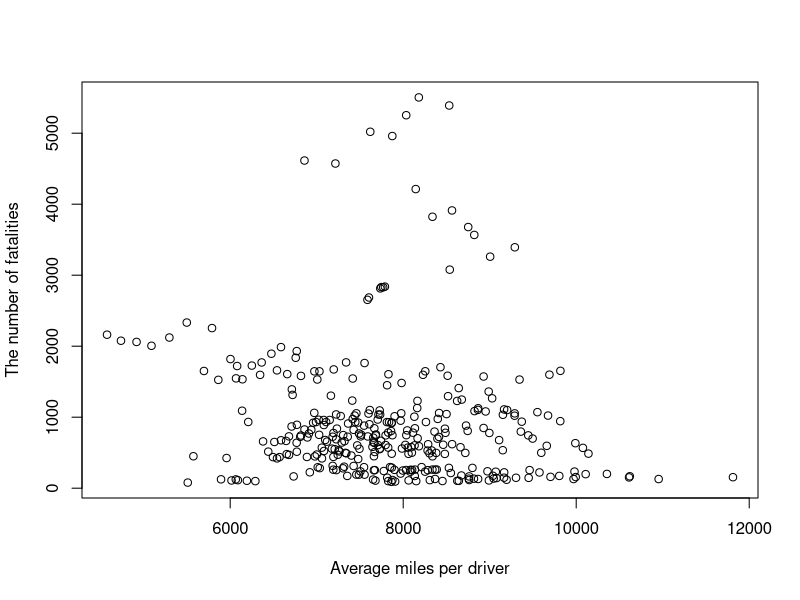
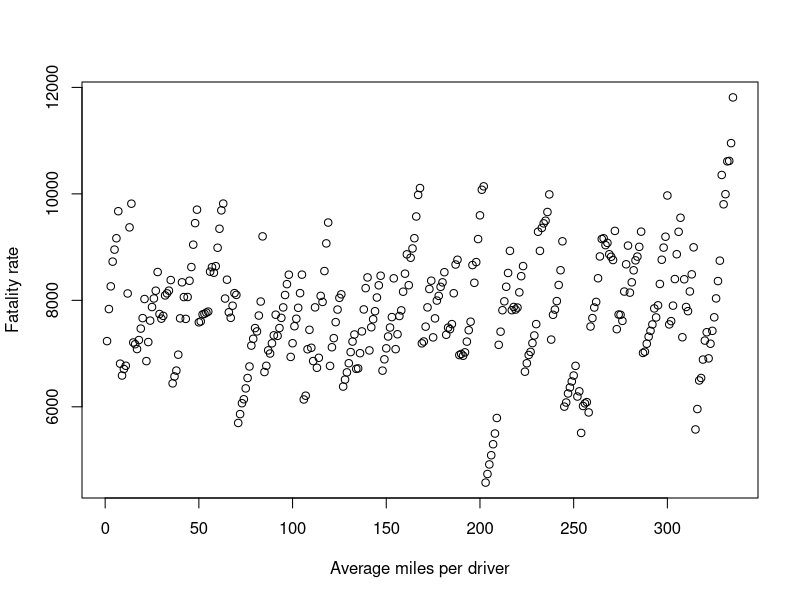

Write R code to recreate these figures, in order.
## ---- chunk 1
knitr::opts_chunk$set(echo = TRUE)
## ---- chunk 2
library(AER)
library(tidyverse)
library(lubridate)
library(dplyr)
library(lmerTest)
library(scales)
## ---- chunk 3
data('Fatalities')
## ---- chunk 4
summary(Fatalities)
## ---- chunk 5
Fatalities[which(is.na(Fatalities$jail) | is.na(Fatalities$service)), ]
## ---- chunk 6
Fatalities[order(-Fatalities$miles), ] %>% head(5)

plot(Fatalities$miles[-171], Fatalities$fatal[-171], xlab = 'Average miles per driver', ylab = 'The number of fatalities' )

plot(Fatalities$miles[-171], Fatalities$frate[-171], xlab = 'Average miles per driver', ylab = 'Fatality rate' )
## ---- chunk 7
Fatalities[which(Fatalities$state=="ca"), ]
## ---- chunk 8
Fatalities$drinkage = round(Fatalities$drinkage)
Fatalities$drinkage = as.factor(Fatalities$drinkage)
## ---- chunk 9
cor(Fatalities$fatal, Fatalities[, -which(sapply(Fatalities, class)=="factor")])
## ---- chunk 10
Fatalities$frate = Fatalities$fatal/Fatalities$pop

cor(Fatalities$frate, Fatalities[, -which(sapply(Fatalities, class)=="factor")])
## ---- chunk 11
#summary(glm(breath~frate,data=Fatalities,family=binomial))$coefficients # breath vs. frate
#summary(glm(jail~frate,data=Fatalities,family=binomial))$coefficients # jail vs. frate
#summary(glm(service~frate,data=Fatalities,family=binomial))$coefficients # service vs. frate

#summary(glm(breath~unemp,data=Fatalities,family=binomial))$coefficients # breath vs. unemp
#summary(glm(jail~unemp,data=Fatalities,family=binomial))$coefficients # jail vs. unemp
#summary(glm(service~unemp,data=Fatalities,family=binomial))$coefficients # service vs. unemp

#summary(glm(breath~miles,data=Fatalities,family=binomial))$coefficients # breath vs. miles
#summary(glm(jail~miles,data=Fatalities,family=binomial))$coefficients # jail vs. miles
#summary(glm(service~miles,data=Fatalities,family=binomial))$coefficients # service vs. miles

#summary(glm(breath~youngdrivers,data=Fatalities,family=binomial))$coefficients # breath vs. youngdrivers
#summary(glm(jail~youngdrivers,data=Fatalities,family=binomial))$coefficients # jail vs. youngdrivers
#summary(glm(service~youngdrivers,data=Fatalities,family=binomial))$coefficients # service vs. youngdrivers

#summary(glm(breath~beertax,data=Fatalities,family=binomial))$coefficients # breath vs. beertax
#summary(glm(jail~beertax,data=Fatalities,family=binomial))$coefficients # jail vs. beertax
#summary(glm(service~beertax,data=Fatalities,family=binomial))$coefficients # service vs. beertax

#summary(glm(breath~income,data=Fatalities,family=binomial))$coefficients # breath vs. income
#summary(glm(jail~income,data=Fatalities,family=binomial))$coefficients # jail vs. income
#summary(glm(service~income,data=Fatalities,family=binomial))$coefficients # service vs. income
## ---- chunk 12
cor(Fatalities$frate, Fatalities[, -which(sapply(Fatalities, class)=="factor")])
## ---- chunk 13
mod1 = glm(jail ~ rescale(unemp)+rescale(income)+rescale(beertax)+rescale(youngdrivers)+rescale(miles),
           family="binomial", data=Fatalities)
summary(mod1)

prob1 = mod1$fitted.values
pscore1 = ifelse(Fatalities$jail == "yes", prob1,(1-prob1))
weight1 = 1/pscore1

mod1_new = lmer(frate~jail+rescale(unemp)+rescale(income)+rescale(beertax)+rescale(youngdrivers)+
                  rescale(miles)+(1|year),data=Fatalities, weights=weight1)

summary(mod1_new)
## ---- chunk 14
mod2 = glm(breath ~ rescale(unemp)+rescale(income)+rescale(beertax)+rescale(youngdrivers)+rescale(miles), family="binomial", data=Fatalities)
prob2 = mod2$fitted.values
pscore2 = ifelse(Fatalities$breath == "yes", prob2,(1-prob2))
weight2 = 1/pscore2
mod2_new = lmer(frate~breath+rescale(unemp)+rescale(income)+rescale(beertax)+rescale(youngdrivers)+rescale(miles)+(1|state),data=Fatalities, weights=weight2)
summary(mod2_new)
## ---- chunk 15
mod3 = glm(service ~ rescale(unemp)+rescale(income)+rescale(beertax)+rescale(youngdrivers)+rescale(miles),
           family="binomial", data=Fatalities)
prob3 = mod3$fitted.values
pscore3 = ifelse(Fatalities$service == "yes", prob3,(1-prob3))
weight3 = 1/pscore3
mod3_new = lmer(frate~service+rescale(unemp)+rescale(income)+rescale(beertax)+rescale(youngdrivers)+
                  rescale(miles)+(1|year),data=Fatalities, weights=weight3)
summary(mod3_new)
## ---- chunk 16
mod4 = glm(service ~ jail+rescale(unemp)+rescale(income)+rescale(beertax)+rescale(youngdrivers)+rescale(miles), family="binomial", data=Fatalities)
prob4 = mod4$fitted.values
pscore4 = ifelse(Fatalities$service == "yes", prob4,(1-prob4))
weight4 = 1/pscore4
mod4_new = lmer(frate~service+jail+rescale(unemp)+rescale(income)+rescale(beertax)+rescale(youngdrivers)+rescale(miles)+(1|year),data=Fatalities, weights=weight4)
summary(mod4_new)
## ---- chunk 17
mod5 = glm(jail ~ service+rescale(unemp)+rescale(income)+rescale(beertax)+rescale(youngdrivers)+
             rescale(miles), family="binomial", data=Fatalities)
prob5 = mod5$fitted.values
pscore5 = ifelse(Fatalities$service == "yes", prob5,(1-prob5))
weight5 = 1/pscore5
mod5_new = lmer(frate~service+jail+rescale(unemp)+rescale(income)+rescale(beertax)+rescale(youngdrivers)+
                  rescale(miles)+(1|year),data=Fatalities, weights=weight5)
summary(mod5_new)
## ---- chunk 18
dat = Fatalities[, c('fatal', 'beertax', 'jail', 'unemp', 'state', 'youngdrivers')]
dat = dat[!is.na(dat$jail), ]

model1 = lmer(fatal~beertax+jail+unemp+youngdrivers+(1|state),data=dat)
summary(model1)
## ---- chunk 19
model2 = lm(unemp~jail, data=dat)
summary(model2)
## ---- chunk 20
Fatalities$service = relevel(Fatalities$service, ref="no")
models = glm(service ~ beertax+unemp+youngdrivers, family="binomial", data=Fatalities)
prob = models$fitted.values
pscore = ifelse(Fatalities$service == "yes", prob,(1-prob))
weight = 1/pscore

model_new = lmer(frate~beertax+service+unemp+youngdrivers+(1|state),data=Fatalities, weights=weight)
summary(model_new)
anova(model_new)
